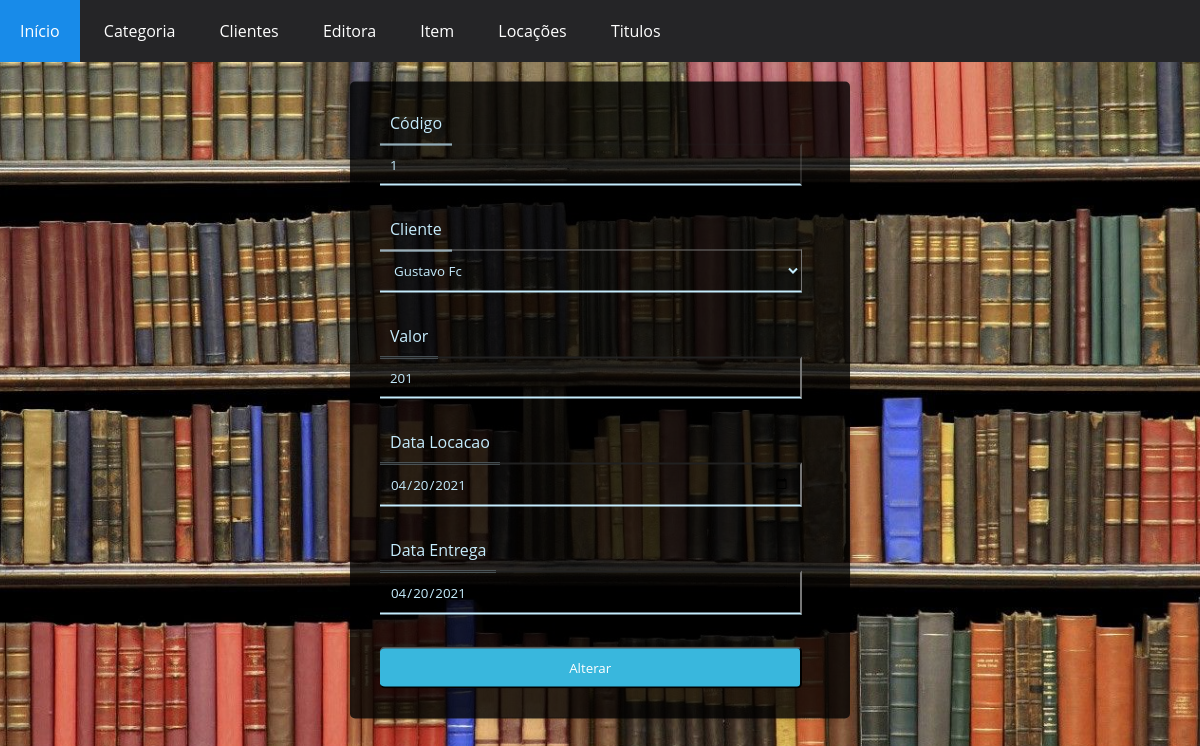
The app's page /Locacao/Alterar/alterar_locacoes.php?Id=1 with its own data.
### tables this page shows
CREATE TABLE `locacao` (
  `id_locacao` int(11) NOT NULL,
  `data_locacao` date NOT NULL,
  `data_entrega` date NOT NULL,
  `valor` decimal(10,0) NOT NULL,
  `cliente_id` int(11) NOT NULL
);

CREATE TABLE `cliente` (
  `id_cliente` int(11) NOT NULL,
  `nome` varchar(150) NOT NULL,
  `cpf` char(14) DEFAULT NULL,
  `celular` char(15) DEFAULT NULL,
  `sexo` char(1) NOT NULL,
  `endereco` varchar(150) NOT NULL,
  `numero_endereco` varchar(45) NOT NULL
);

### Locacao/Alterar/alterar_locacoes.php (the view, shortened to what this page needs)
<?php
include('../../conexao.php');
?>
<!DOCTYPE html>
<html lang="pt-br">
<head>
	<link rel="stylesheet" type="text/css" href="../../Styles/cadastro.css ">
	<link rel="stylesheet" type="text/css" href="../../Styles/Listar.css">
</head>
<body>
	<nav id="menu-h">
		<?php
		include('../../menu.php');
		?>
	</nav>
	<div class="wrapper">
		<div class="cadastro">
			<div class="campos">
				<form action="alterar_locacoes_db.php" method="post">
					<?php
					$Id = $_GET['Id'];
					$sql = "SELECT id_locacao AS Id,
								valor,
								cliente_id AS IdCliente,
								data_locacao,
								data_entrega
							FROM LOCACAO WHERE ID_LOCACAO = '{$Id}'";
					$query = mysqli_query($conexao, $sql);
					$dado = mysqli_fetch_array($query, MYSQLI_ASSOC);
					?>
					<label for="codigo">Código</label><br>
					<input type="text"
						name="codigo"
						id="codigo"
						maxlength="11" value="<?php echo $dado['Id']; ?>"
						disabled="true"><br><br>
					<label for="IdCliente">Cliente</label><br>
					<select name="IdCliente" id="IdCliente">
						<?php
						$sql = "SELECT ID_CLIENTE AS IdCliente, nome FROM CLIENTE";
						$query = mysqli_query($conexao, $sql);
						while ($item = mysqli_fetch_array($query, MYSQLI_ASSOC)) {
						?>
							<option value="<?php echo $item['IdCliente']; ?>"
								<?php if ($dado['IdCliente'] == $item['IdCliente'])
								{ ?>selected="selected" <?php } ?>><?php echo $item['nome']; ?>
							</option>
						<?php
						}
						?>
					</select><br><br>
					<label for="Valor">Valor</label><br>
					<input type="number"
						name="Valor"
						id="Valor"
						value="<?php echo $dado['valor']; ?>"><br><br>
					<label for="Locacao">Data Locacao</label><br>
					<input type="date"
						name="Locacao"
						id="Locacao"
						value="<?php echo $dado['data_locacao']; ?>"><br><br>
					<label for="Entrega">Data Entrega</label><br>
					<input type="date"
						name="Entrega"
						id="Entrega"
						value="<?php echo $dado['data_entrega']; ?>"><br><br>
					<button class="btn" type="submit">Alterar</button>
				</form>
			</div>
		</div>
	</div>
</body>
</html>

### Styles/cadastro.css (style rules this page uses)
* { margin: 0; padding: 0; box-sizing: border-box; outline: none; font-family: sans-serif; }
body { background: url(../Images/Biblioteca.jpg) no-repeat top center; background-size: cover; height: 100vh; }
.wrapper { position: absolute; top: 50%; transform: translateY(-50%); width: 100%; padding: 0 20px; }
.cadastro { max-width: 500px; margin: 0 auto; background: rgba(0,0,0,0.8); padding: 30px; border-radius: 5px; display: flex; flex-direction: row; box-shadow: 0 0 10px rgba(0,0,0,0.13); }
.campos { display: flex; flex-direction: column; margin-right: 4%; width: 100%; }
.campos input { margin: 10px 0; background: transparent; border-left: 0; border-bottom: 2px solid #c5ecfd; padding: 10px; color: #c5ecfd; width: 100%; }
.campos select { margin: 10px 0; background: transparent; border-left: 0; border-bottom: 2px solid #c5ecfd; padding: 10px; color: #c5ecfd; width: 100%; }
.campos select option { margin: 40px; background: rgba(0,0,0,0.8); color: #fff; text-shadow: 0 1px 0 rgba(0, 0, 0, 0.4); }
.campos label { margin: 10px 0; background: transparent; border-left: 0; border-bottom: 2px solid #c5ecfd; padding: 10px; color: #c5ecfd; width: 100%; }
.btn { border-left: 0; width: 100%; background: #39b7dd; text-align: center; padding: 10px; border-radius: 5px; color: #fff; cursor: pointer; text-transform: capitalize; }

### Styles/Listar.css (style rules this page uses)
* { font-family: 'Open Sans', sans-serif; }
#menu-h { background-color: rgb(37, 37, 39); }
.btn { border-left: 0; width: 100%; background: #39b7dd; text-align: center; padding: 10px; border-radius: 5px; color: #fff; cursor: pointer; text-transform: capitalize; }

### Styles/menu.css (style rules this page uses)
* { box-sizing: border-box; font-family: 'Open Sans', sans-serif; }
#menu-h { background-color: rgb(37, 37, 39); }

### records on screen
locacao: codigo "1", IdCliente "Gustavo Fc", Valor "201", Locacao "04/20/2021", Entrega "04/20/2021"
